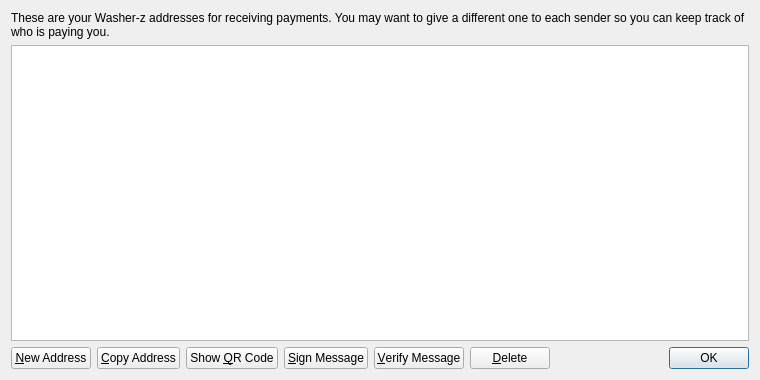
<?xml version="1.0" encoding="UTF-8"?>
<ui version="4.0">
 <class>AddressBookPage</class>
 <widget class="QWidget" name="AddressBookPage">
  <property name="geometry">
   <rect>
    <x>0</x>
    <y>0</y>
    <width>760</width>
    <height>380</height>
   </rect>
  </property>
  <property name="windowTitle">
   <string>Address Book</string>
  </property>
  <layout class="QVBoxLayout" name="verticalLayout">
   <item>
    <widget class="QLabel" name="labelExplanation">
     <property name="text">
      <string>These are your Washer-z addresses for receiving payments. You may want to give a different one to each sender so you can keep track of who is paying you.</string>
     </property>
     <property name="textFormat">
      <enum>Qt::PlainText</enum>
     </property>
     <property name="wordWrap">
      <bool>true</bool>
     </property>
    </widget>
   </item>
   <item>
    <widget class="QTableView" name="tableView">
     <property name="contextMenuPolicy">
      <enum>Qt::CustomContextMenu</enum>
     </property>
     <property name="toolTip">
      <string>Double-click to edit address or label</string>
     </property>
     <property name="tabKeyNavigation">
      <bool>false</bool>
     </property>
     <property name="alternatingRowColors">
      <bool>true</bool>
     </property>
     <property name="selectionMode">
      <enum>QAbstractItemView::SingleSelection</enum>
     </property>
     <property name="selectionBehavior">
      <enum>QAbstractItemView::SelectRows</enum>
     </property>
     <property name="sortingEnabled">
      <bool>true</bool>
     </property>
     <attribute name="verticalHeaderVisible">
      <bool>false</bool>
     </attribute>
    </widget>
   </item>
   <item>
    <layout class="QHBoxLayout" name="horizontalLayout">
     <item>
      <widget class="QPushButton" name="newAddressButton">
       <property name="toolTip">
        <string>Create a new address</string>
       </property>
       <property name="text">
        <string>&amp;New Address</string>
       </property>
       <property name="icon">
        <iconset resource="../bitcoin.qrc">
         <normaloff>:/icons/add</normaloff>:/icons/add</iconset>
       </property>
      </widget>
     </item>
     <item>
      <widget class="QPushButton" name="copyToClipboard">
       <property name="toolTip">
        <string>Copy the currently selected address to the system clipboard</string>
       </property>
       <property name="text">
        <string>&amp;Copy Address</string>
       </property>
       <property name="icon">
        <iconset resource="../bitcoin.qrc">
         <normaloff>:/icons/editcopy</normaloff>:/icons/editcopy</iconset>
       </property>
      </widget>
     </item>
     <item>
      <widget class="QPushButton" name="showQRCode">
       <property name="text">
        <string>Show &amp;QR Code</string>
       </property>
       <property name="icon">
        <iconset resource="../bitcoin.qrc">
         <normaloff>:/icons/qrcode</normaloff>:/icons/qrcode</iconset>
       </property>
      </widget>
     </item>
     <item>
      <widget class="QPushButton" name="signMessage">
       <property name="toolTip">
        <string>Sign a message to prove you own a Bitcoin address</string>
       </property>
       <property name="text">
        <string>&amp;Sign Message</string>
       </property>
       <property name="icon">
        <iconset resource="../bitcoin.qrc">
         <normaloff>:/icons/edit</normaloff>:/icons/edit</iconset>
       </property>
      </widget>
     </item>
     <item>
      <widget class="QPushButton" name="verifyMessage">
       <property name="toolTip">
        <string>Verify a message to ensure it was signed with a specified Bitcoin address</string>
       </property>
       <property name="text">
        <string>&amp;Verify Message</string>
       </property>
       <property name="icon">
        <iconset resource="../bitcoin.qrc">
         <normaloff>:/icons/transaction_0</normaloff>:/icons/transaction_0</iconset>
       </property>
      </widget>
     </item>
     <item>
      <widget class="QPushButton" name="deleteButton">
       <property name="toolTip">
        <string>Delete the currently selected address from the list. Only sending addresses can be deleted.</string>
       </property>
       <property name="text">
        <string>&amp;Delete</string>
       </property>
       <property name="icon">
        <iconset resource="../bitcoin.qrc">
         <normaloff>:/icons/remove</normaloff>:/icons/remove</iconset>
       </property>
      </widget>
     </item>
     <item>
      <spacer name="horizontalSpacer">
       <property name="orientation">
        <enum>Qt::Horizontal</enum>
       </property>
       <property name="sizeHint" stdset="0">
        <size>
         <width>40</width>
         <height>20</height>
        </size>
       </property>
      </spacer>
     </item>
     <item>
      <widget class="QDialogButtonBox" name="buttonBox">
       <property name="sizePolicy">
        <sizepolicy hsizetype="Maximum" vsizetype="Fixed">
         <horstretch>0</horstretch>
         <verstretch>0</verstretch>
        </sizepolicy>
       </property>
       <property name="standardButtons">
        <set>QDialogButtonBox::Ok</set>
       </property>
      </widget>
     </item>
    </layout>
   </item>
  </layout>
 </widget>
 <resources>
  <include location="../bitcoin.qrc"/>
 </resources>
 <connections/>
</ui>
